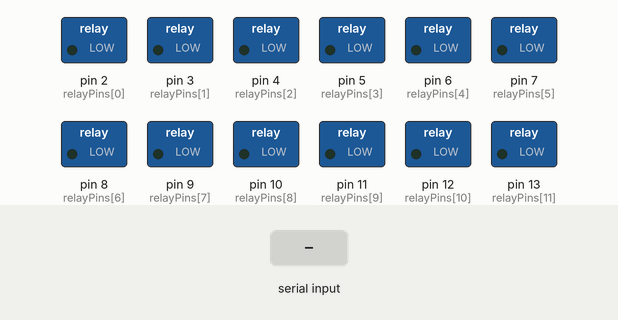
A sketch run on a simulated Arduino Uno, built with avr-gcc and run on an emulated ATmega328P. Parts: switched loads named in the sketch (green lamp = pin HIGH). The inputs (shaded band) are chosen by the test bench.

Above: at 1.2 s.
1.3 s: "f" received over Serial
At 2.1 s:
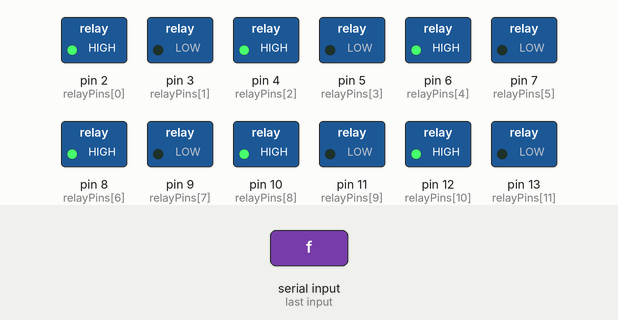
2.8 s: "r" received over Serial
At 3.2 s:
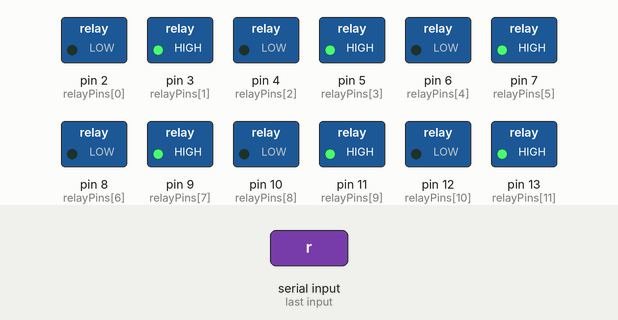
4.3 s: "h" received over Serial
At 5.5 s:
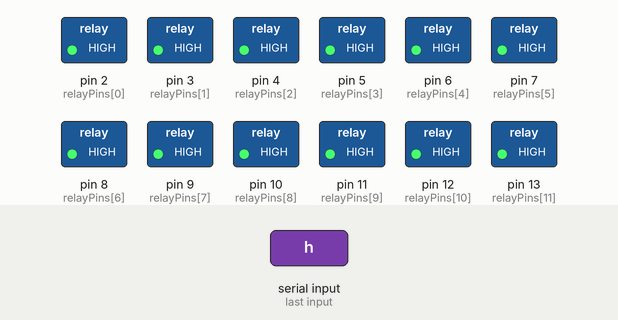
5.8 s: "L" received over Serial
At 6.7 s:
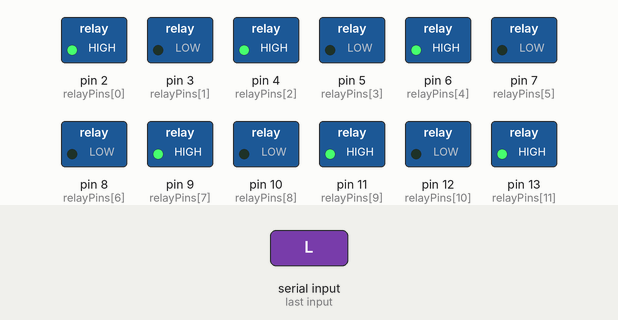
7.3 s: "R" received over Serial
At 7.9 s:
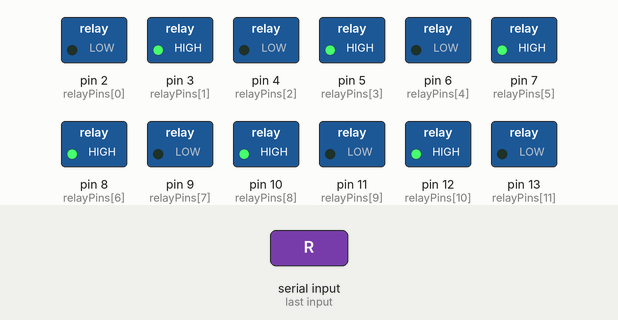
8.8 s: "l" received over Serial
At 10.2 s:
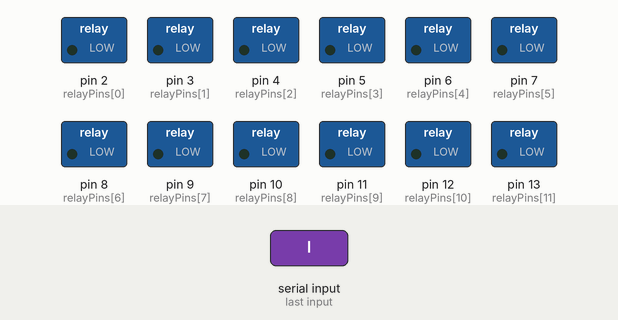
Timing chart, 0 to 11.3 s (numbered marks = the images above; inputs shaded):
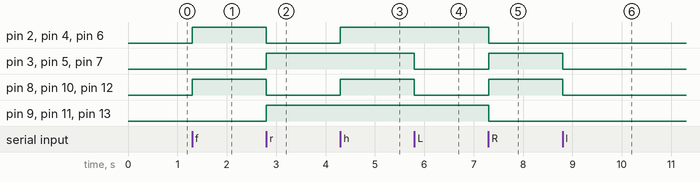

The sketch:

relays.ino
```cpp
int relayPins[] = {2, 3, 4, 5, 6, 7, 8, 9, 10, 11, 12, 13}; // Define the relay pins

void setup() {
  // Initialize relay pins as outputs
  for (int i = 0; i < 12; i++) {
    pinMode(relayPins[i], OUTPUT);
    digitalWrite(relayPins[i], LOW); // Initially turn off all relays
  }
  Serial.begin(9600); // Start serial communication
}

void loop() {
  // Read incoming serial data
  if (Serial.available() > 0) {
    char command = Serial.read();
    if (command == 'f') {
      // Forward motion: Even pins high, odd pins low
      for (int i = 0; i < 12; i++) {
        digitalWrite(relayPins[i], i % 2 == 0 ? HIGH : LOW);
      }
    } else if (command == 'r') {
      // Reverse motion: Even pins low, odd pins high
      for (int i = 0; i < 12; i++) {
        digitalWrite(relayPins[i], i % 2 == 0 ? LOW : HIGH);
      }
    } else if (command == 'l') {
      // All low: Turn off all relays
      for (int i = 0; i < 12; i++) {
        digitalWrite(relayPins[i], LOW);
      }
    } else if (command == 'o') {
      // All off: Turn off all relays
      for (int i = 0; i < 12; i++) {
        digitalWrite(relayPins[i], LOW);
      }
    } else if (command == 'h') {
      // All high: Turn on all relays
      for (int i = 0; i < 12; i++) {
        digitalWrite(relayPins[i], HIGH);
      }
    } else if (command == 'L') {
      // Left configuration: Specific pins high and low
      digitalWrite(relayPins[0], HIGH);
      digitalWrite(relayPins[1], LOW);
      digitalWrite(relayPins[2], HIGH);
      digitalWrite(relayPins[3], LOW);
      digitalWrite(relayPins[4], HIGH);
      digitalWrite(relayPins[5], LOW);
      digitalWrite(relayPins[6], LOW);
      digitalWrite(relayPins[7], HIGH);
      digitalWrite(relayPins[8], LOW);
      digitalWrite(relayPins[9], HIGH);
      digitalWrite(relayPins[10], LOW);
      digitalWrite(relayPins[11], HIGH);
    } else if (command == 'R') {
      // Right configuration: Specific pins high and low
      digitalWrite(relayPins[0], LOW);
      digitalWrite(relayPins[1], HIGH);
      digitalWrite(relayPins[2], LOW);
      digitalWrite(relayPins[3], HIGH);
      digitalWrite(relayPins[4], LOW);
      digitalWrite(relayPins[5], HIGH);
      digitalWrite(relayPins[6], HIGH);
      digitalWrite(relayPins[7], LOW);
      digitalWrite(relayPins[8], HIGH);
      digitalWrite(relayPins[9], LOW);
      digitalWrite(relayPins[10], HIGH);
      digitalWrite(relayPins[11], LOW);
    }
  }
}
```

Measured:
- after the input at 1.3 s, pin 2 (relayPins[0]), pin 4 (relayPins[2]), pin 6 (relayPins[4]), pin 8 (relayPins[6]), pin 10 (relayPins[8]), pin 12 (relayPins[10]): LOW → HIGH at once
- after the input at 2.8 s, pin 2 (relayPins[0]), pin 4 (relayPins[2]), pin 6 (relayPins[4]), pin 8 (relayPins[6]), pin 10 (relayPins[8]), pin 12 (relayPins[10]): HIGH → LOW at once; pin 3 (relayPins[1]), pin 5 (relayPins[3]), pin 7 (relayPins[5]), pin 9 (relayPins[7]), pin 11 (relayPins[9]), pin 13 (relayPins[11]): LOW → HIGH at once
- after the input at 4.3 s, pin 2 (relayPins[0]), pin 4 (relayPins[2]), pin 6 (relayPins[4]), pin 8 (relayPins[6]), pin 10 (relayPins[8]), pin 12 (relayPins[10]): LOW → HIGH at once
- after the input at 5.8 s, pin 3 (relayPins[1]), pin 5 (relayPins[3]), pin 7 (relayPins[5]), pin 8 (relayPins[6]), pin 10 (relayPins[8]), pin 12 (relayPins[10]): HIGH → LOW at once
- after the input at 7.3 s, pin 2 (relayPins[0]), pin 4 (relayPins[2]), pin 6 (relayPins[4]), pin 9 (relayPins[7]), pin 11 (relayPins[9]), pin 13 (relayPins[11]): HIGH → LOW at once; pin 3 (relayPins[1]), pin 5 (relayPins[3]), pin 7 (relayPins[5]), pin 8 (relayPins[6]), pin 10 (relayPins[8]), pin 12 (relayPins[10]): LOW → HIGH at once
- after the input at 8.8 s, pin 3 (relayPins[1]), pin 5 (relayPins[3]), pin 7 (relayPins[5]), pin 8 (relayPins[6]), pin 10 (relayPins[8]), pin 12 (relayPins[10]): HIGH → LOW at once
